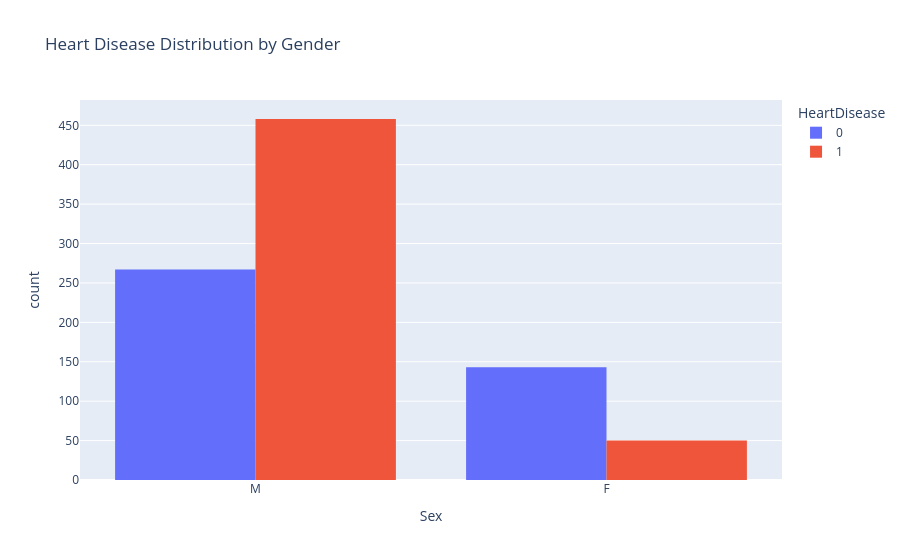

The cell this chart's notebook holds for it:
### Code cell
import pandas as pd
import plotly.express as px

df = pd.read_csv("heart.csv")


fig = px.histogram(df, x='Sex', color='HeartDisease', barmode='group', title='Heart Disease Distribution by Gender')
fig.show()

### Figure 1 — Plotly figure (JSON) as saved in the notebook; plotly's stock layout.template omitted (floating-point values rounded to 4 significant figures; data arrays with more than 128 entries replaced by an {"elided": "..."} marker saying what was removed)
{"data": [{"alignmentgroup": "True", "bingroup": "x", "hovertemplate": "HeartDisease=0<br>Sex=%{x}<br>count=%{y}<extra></extra>", "legendgroup": "0", "marker": {"color": "#636efa", "pattern": {"shape": ""}}, "name": "0", "offsetgroup": "0", "orientation": "v", "showlegend": true, "type": "histogram", "x": {"elided": "410 str values"}, "xaxis": "x", "yaxis": "y"}, {"alignmentgroup": "True", "bingroup": "x", "hovertemplate": "HeartDisease=1<br>Sex=%{x}<br>count=%{y}<extra></extra>", "legendgroup": "1", "marker": {"color": "#EF553B", "pattern": {"shape": ""}}, "name": "1", "offsetgroup": "1", "orientation": "v", "showlegend": true, "type": "histogram", "x": {"elided": "508 str values"}, "xaxis": "x", "yaxis": "y"}], "layout": {"barmode": "group", "legend": {"title": {"text": "HeartDisease"}, "tracegroupgap": 0}, "title": {"text": "Heart Disease Distribution by Gender"}, "xaxis": {"anchor": "y", "domain": [0, 1], "title": {"text": "Sex"}}, "yaxis": {"anchor": "x", "domain": [0, 1], "title": {"text": "count"}}}}
